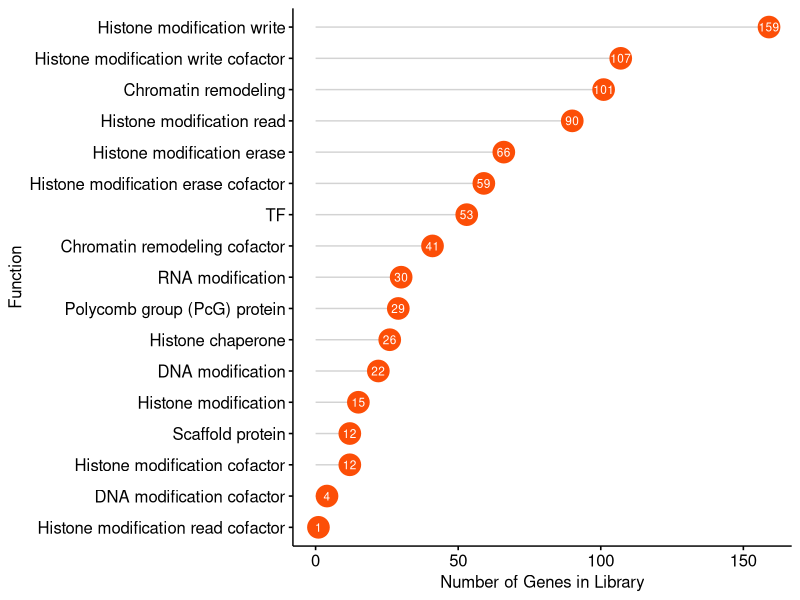
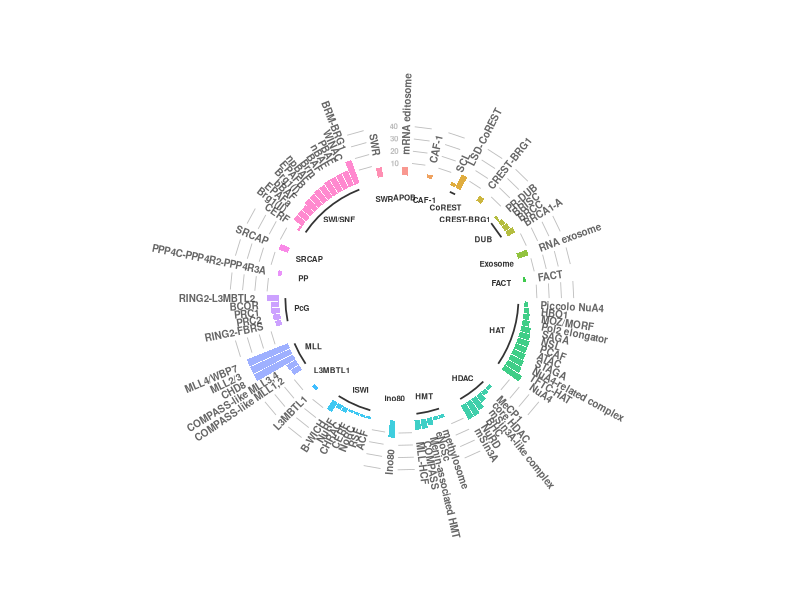

These charts were generated, in order, by the following R code:
#Project: iPS CRISPRi
#plot_epifactors_library_composition.R
#Objective: Visualize the composition of genes in the EpiFactors CRISPRi library
#Mohamad Najia

library(ggpubr)
library(ggplot2)
library(stringr)
library(dplyr)
library(tidyverse)
library(data.table)


### Initialization ###

#Import the library annotation file 
epifactors_main <- fread(file = "./epifactors_sgRNA_library/EpiGenes_main_v1.7.3.tsv", data.table = FALSE)


### Visualize a summary of gene functions within the EpiFactors library ###

#quantify epigenetic functions of genes within the library 
df.functions <- data.frame(Function = unlist(str_split(epifactors_main$Function, ", ")))
df.function.counts <- aggregate(df.functions, list(Term = df.functions$Function), length)
df.function.counts <- df.function.counts[-c(14),]

#plot a summary of gene functions in the Epifactors Library
pdf("./epifactors_sgRNA_library/epifactors_crispri_library_epigenetic_functions_distribution.pdf", width = 6, height = 5, useDingbats = FALSE)
par(cex.main=0.8,mar=c(2,2,2,2))

ggdotchart(df.function.counts, x = "Term", y = "Function",
           color = "#FC4E07", 
           sorting = "descending",
           add = "segments",
           ylab = "Number of Genes in Library",
           xlab = "Function",
           rotate = TRUE,
           dot.size = 7, 
           label = round(df.function.counts$Function),
           font.label = list(color = "white", size = 9, 
                             vjust = 0.5), 
           ggtheme = theme_pubr() 
)

dev.off()


### Visualize chromatin complexes represented within the library ###

#import chromatin complex annotation file and create dataset 
df.complexes <- fread(file = "./epifactors_sgRNA_library/EpiGenes_complexes_v1.7.3.tsv", data.table = FALSE)
complex.members <- str_split(df.complexes$UniProt_ID, ",")
df.complexes$counts <- as.numeric(lapply(complex.members, length))
data <- data.frame(individual = df.complexes$Complex_name, 
                   group = as.factor(df.complexes$Group_name), 
                   value = df.complexes$counts)
data <- data %>% arrange(group, value)

empty_bar <- 3
to_add <- data.frame( matrix(NA, empty_bar*nlevels(data$group), ncol(data)) )
colnames(to_add) <- colnames(data)
to_add$group <- rep(levels(data$group), each=empty_bar)
data <- rbind(data, to_add)
data <- data %>% arrange(group)
data$id <- seq(1, nrow(data))

label_data <- data
number_of_bar <- nrow(label_data)
angle <- 90 - 360 * (label_data$id-0.5) /number_of_bar     # I substract 0.5 because the letter must have the angle of the center of the bars. Not extreme right(1) or extreme left (0)
label_data$hjust <- ifelse( angle < -90, 1, 0)
label_data$angle <- ifelse(angle < -90, angle+180, angle)

base_data <- data %>% 
  group_by(group) %>% 
  summarize(start=min(id), end=max(id) - empty_bar) %>% 
  rowwise() %>% 
  mutate(title=mean(c(start, end)))

grid_data <- base_data
grid_data$end <- grid_data$end[ c( nrow(grid_data), 1:nrow(grid_data)-1)] + 1
grid_data$start <- grid_data$start - 1
grid_data <- grid_data[-1,]


#plot a summary of epigenetic complexes represented within the library
pdf("./epifactors_sgRNA_library/epifactors_crispri_library_epigenetic_complexes_distribution.pdf", width = 8, height = 8, useDingbats = FALSE)

p <- ggplot(data, aes(x=as.factor(id), y=value, fill=group)) + 
  
  geom_bar(aes(x=as.factor(id), y=value, fill=group), stat="identity", alpha=0.5) +
  
  geom_segment(data=grid_data, aes(x=end, y=40, xend=start, yend=40), colour="grey", alpha=1, size=0.3, inherit.aes=FALSE) +
  geom_segment(data=grid_data, aes(x=end, y=30, xend=start, yend=30), colour="grey", alpha=1, size=0.3, inherit.aes=FALSE) +
  geom_segment(data=grid_data, aes(x=end, y=20, xend=start, yend=20), colour="grey", alpha=1, size=0.3, inherit.aes=FALSE) +
  geom_segment(data=grid_data, aes(x=end, y=10, xend=start, yend=10), colour="grey", alpha=1, size=0.3, inherit.aes=FALSE) +
  
  annotate("text", x=rep(max(data$id),4), y=c(10, 20, 30, 40), label=c("10","20","30","40") , color="grey", size=2, angle=0, fontface="bold", hjust=1) +
  
  geom_bar(aes(x=as.factor(id), y=value, fill=group), stat="identity", alpha=0.5) +
  ylim(-100,120) +
  theme_minimal() +
  theme(
    legend.position="none",
    axis.text=element_blank(),
    axis.title=element_blank(),
    panel.grid=element_blank(),
    plot.margin=unit(rep(-1,4), "cm") 
  ) +
  coord_polar() + 
  geom_text(data=label_data, aes(x=id, y=value+10, label=individual, hjust=hjust), color="black", fontface="bold", alpha=0.6, size=2.5, angle=label_data$angle, inherit.aes=FALSE) +
  geom_segment(data=base_data, aes(x=start, y=-5, xend=end, yend=-5), colour="black", alpha=0.8, size=0.6, inherit.aes=FALSE) +
  geom_text(data=base_data, aes(x=title, y=-18, label=group), colour="black", alpha=0.8, size=2, fontface="bold", inherit.aes=FALSE)

p

dev.off()




